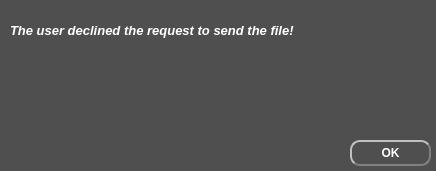
<?xml version="1.0" encoding="UTF-8"?>
<ui version="4.0">
 <class>MessageDialog</class>
 <widget class="QDialog" name="MessageDialog">
  <property name="geometry">
   <rect>
    <x>0</x>
    <y>0</y>
    <width>436</width>
    <height>171</height>
   </rect>
  </property>
  <property name="windowTitle">
   <string>Dialog</string>
  </property>
  <property name="styleSheet">
   <string notr="true">background: rgb(79, 79, 79)</string>
  </property>
  <widget class="QLabel" name="MsgLabel">
   <property name="geometry">
    <rect>
     <x>10</x>
     <y>20</y>
     <width>401</width>
     <height>21</height>
    </rect>
   </property>
   <property name="font">
    <font>
     <family>Arial</family>
     <pointsize>10</pointsize>
     <weight>75</weight>
     <italic>true</italic>
     <bold>true</bold>
    </font>
   </property>
   <property name="styleSheet">
    <string notr="true">Color:rgb(255, 255, 255)</string>
   </property>
   <property name="text">
    <string>The user declined the request to send the file!</string>
   </property>
  </widget>
  <widget class="QPushButton" name="okButton">
   <property name="geometry">
    <rect>
     <x>350</x>
     <y>140</y>
     <width>81</width>
     <height>26</height>
    </rect>
   </property>
   <property name="font">
    <font>
     <family>Arial</family>
     <weight>75</weight>
     <bold>true</bold>
     <strikeout>false</strikeout>
    </font>
   </property>
   <property name="styleSheet">
    <string notr="true">color:white;
border-style: outset;
border-width: 2px;
border-radius: 10px;
border-color: gray;</string>
   </property>
   <property name="text">
    <string>OK</string>
   </property>
  </widget>
 </widget>
 <resources/>
 <connections/>
</ui>
